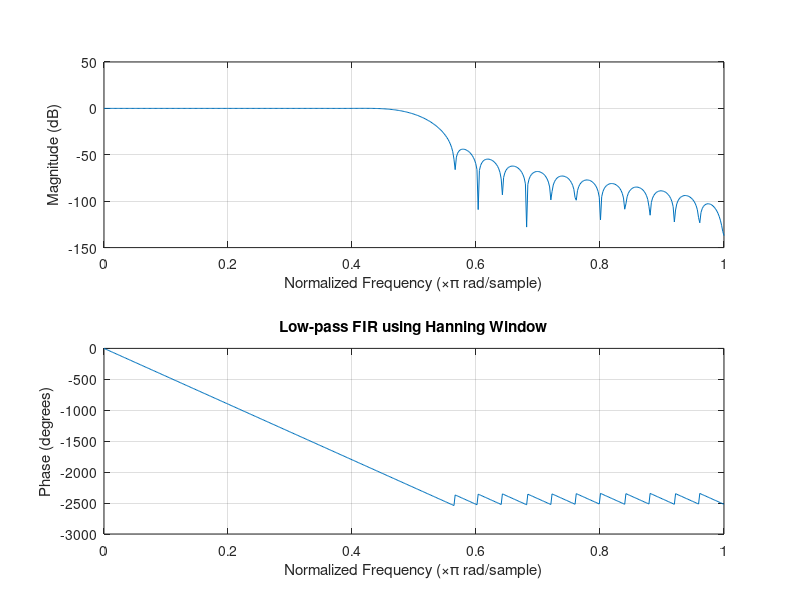

MATLAB code to generate this figure:
clc;
clear;
close all;

%% ==========================================================
% Create Output Folder
%% ==========================================================

scriptPath = fileparts(mfilename('fullpath'));

if isempty(scriptPath)
    scriptPath = pwd;
end

outputFolder = fullfile(scriptPath,'Hanning_Filter_Output');

if ~exist(outputFolder,'dir')
    mkdir(outputFolder);
end

%% ==========================================================
% Input Parameters
%% ==========================================================

fp = 1000;                 % Passband cutoff frequency (Hz)
fs = 4000;                 % Sampling frequency (Hz)
N = 50;                    % Filter order

wc = fp/(fs/2);            % Normalized cutoff frequency

%% ==========================================================
% FIR Low Pass Filter using Hanning Window
%% ==========================================================

b_hann = fir1(N, wc, 'low', hann(N+1));

disp('--- Hanning Window Coefficients ---');
disp(b_hann');

%% ==========================================================
% Plot Frequency Response
%% ==========================================================

fig = figure;

freqz(b_hann,1);

title('Low-pass FIR using Hanning Window');

%% ==========================================================
% Save Figure as PNG
%% ==========================================================

filename = fullfile(outputFolder,'Hanning_Window_Frequency_Response.png');

exportgraphics(fig, filename, 'Resolution', 300);

%% ==========================================================
% Completion Message
%% ==========================================================

disp(' ');
disp('Frequency response generated successfully.');
disp(['PNG image saved at: ', filename]);
